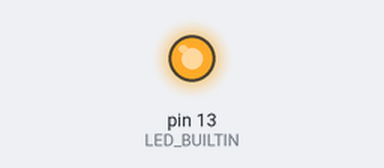
A sketch run on a simulated Arduino Uno, built with avr-gcc and run on an emulated ATmega328P. Parts: output pins drawn as LEDs (lit = HIGH).

Above: at 1.0 s.
At 17.0 s:
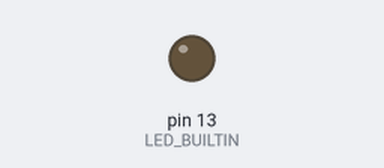
Timing chart, 0 to 18.2 s (numbered marks = the images above):
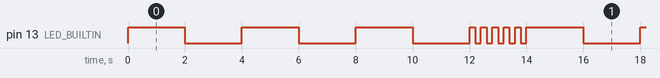

The sketch:

FlashingBuiltinLED.ino
```cpp
void setup() {
  // put your setup code here, to run once:
  pinMode(LED_BUILTIN, OUTPUT);
  Serial.begin(750);
}

void loop() {
  // put your main code here, to run repeatedly:

  for (int i = 0; i <= 2; i++) {
    digitalWrite(LED_BUILTIN, HIGH);
    delay(2000);
    digitalWrite(LED_BUILTIN, LOW);
    delay(2000);
  }

  for (int i = 0; i <= 4; i++) {
    digitalWrite(LED_BUILTIN, HIGH);
    delay(200);
    digitalWrite(LED_BUILTIN, LOW);
    delay(200);
  }
}
```

Measured:
- by itself, pin 13 (LED_BUILTIN): repeats every 14.0 s: 2 × (LOW 2.0 s, HIGH 2.0 s), LOW 2.0 s, 5 × (HIGH 0.20 s, LOW 0.20 s), HIGH 2.0 s
- by itself, everything shown: repeats every 14.0 s, in 16 steps
